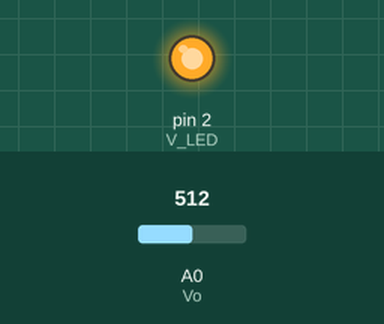
Simulated run of this sketch. Board: Arduino Uno, built with avr-gcc and run on an emulated ATmega328P. Parts: output pins drawn as LEDs (lit = HIGH). Inputs (shaded band) come from the test bench; at power-on: A0 (Vo) = 512. What the sketch prints to the serial monitor is not drawn.

Above: at 0.1 s.
Timing chart, 0 to 1.6 s (numbered marks = the images above):
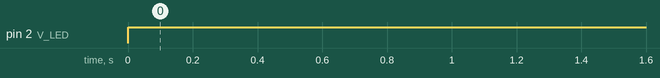

Measured:
- by itself, pin 2 (V_LED): LOW → HIGH at 0.00 s

The sketch:

dust.ino
```cpp
// GP2Y1010AU0F 미세먼지 센서를 이용한 먼지 농도 측정
// 적외선 LED 펄스 방식으로 먼지 입자를 감지하여 농도 계산

int Vo = A0;    // 센서 출력 핀(아날로그 입력)
int V_LED = 2;  // 적외선 LED 제어 핀(디지털 출력)

float vo_value = 0;      // 센서 아날로그 읽기 값(0-1023)
float voltage = 0;       // 전압 변환 값 (0-5V)
float dustDensity = 0;   // 계산된 먼지 농도

void setup(){
  Serial.begin(9600);     // 시리얼 통신 초기화 (9600 baud)
  pinMode(V_LED, OUTPUT); // LED 제어 핀을 출력으로 설정
  pinMode(Vo, INPUT);     // 센서 출력 핀을 입력으로 설정
}

void loop(){
  // === 센서 측정 시퀀스 시작 ===
  digitalWrite(V_LED, LOW);      // LED 켜기 (먼지 입자 조명)
  delayMicroseconds(280);        // // 센서 안정화 대기 (280μs)
  vo_value = analogRead(Vo);     // 센서 값 읽기 (0-1023 범위)
  delayMicroseconds(40);         // 샘플링 지연 시간 (40μs)
  digitalWrite(V_LED, HIGH);     // LED 끄기
  delayMicroseconds(9600);       // 다음 측정까지 대기 (9.6ms)


  // === 데이터 변환 및 계산 ===
  voltage = vo_value*5.0 / 1023.0;     // 아날로그 값을 전압으로 변환
  dustDensity = (voltage - 0.3)/0.005; // 전압을 먼지 농도로 변환


  // === 결과 시리얼 출력 ===
  Serial.print("dust = ");
  Serial.println(dustDensity);

  delay(1000);   // 1초 간격으로 측정 반복
}
```
